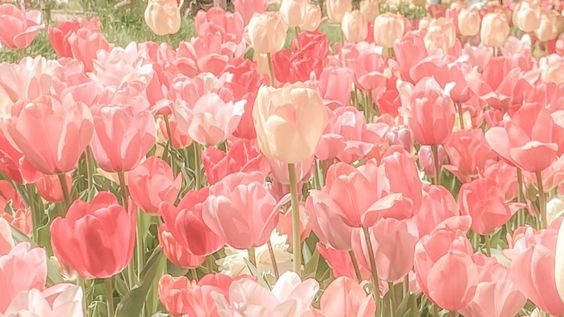
#> input picture asset/bg.jpg, 564 x 317 px, found by its file name
$ python bwImage.py
#> lines starting #> are read from the running program, lines starting #| are printed output that depends on the picture; after the words box and inside, x2 and y2 are one past the last pixel; in counts of white or black regions, pixels touching at a corner belong together
import cv2
import os
from datetime import datetime

# Load the image
image = cv2.imread("asset/bg.jpg")
#> image is the input picture: shape (317, 564, 3); mean B, G, R 148.4, 165, 231.7

# Convert to grayscale
grayscale = cv2.cvtColor(image, cv2.COLOR_BGR2GRAY)
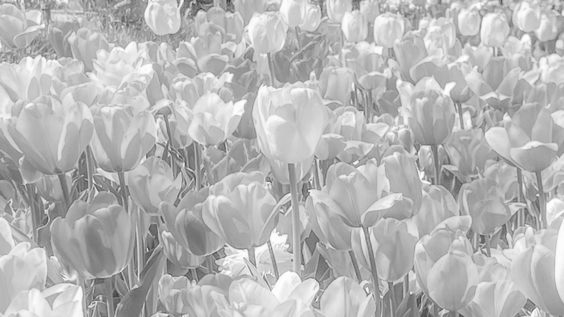
#> grayscale: shape (317, 564); min 54, max 255, mean 183.1

# Perform thresholding to create a binary image
(thresh, bw) = cv2.threshold(grayscale, 127, 255, cv2.THRESH_BINARY)
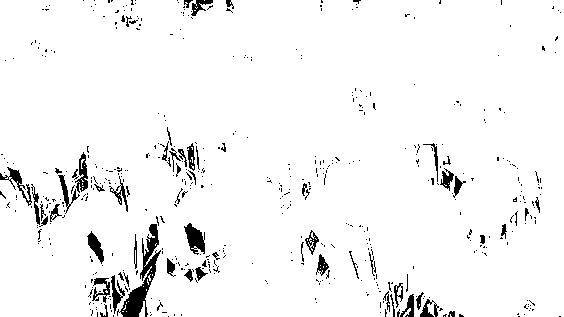
#> bw: shape (317, 564); 95.7% white; 523 black regions (463 under 20 px), largest, box (x1, y1, x2, y2) and area: (117, 224, 161, 317) 1170, (184, 223, 205, 255) 385, (0, 167, 32, 206) 284

# Get current timestamp
current_time = datetime.now().strftime('%Y%m%d%H%M%S')

# Define the folder to save images
folder_name = "storage"

# Create the folder if it doesn't exist
os.makedirs(folder_name, exist_ok=True)

# Save the grayscale image with timestamp in filename
gray_filename = os.path.join(folder_name, f"bg_gray_{current_time}.jpg")
cv2.imwrite(gray_filename, grayscale)

# Save the binary image with timestamp in filename
bw_filename = os.path.join(folder_name, f"bg_binary_{current_time}.jpg")
cv2.imwrite(bw_filename, bw)

# Display the original image
cv2.imshow("Original Image", image)

# Display the grayscale image
cv2.imshow("Grayscale", grayscale)

# Display the binary image
cv2.imshow("BW Image", bw)

# Wait for a key press and close all windows
cv2.waitKey(0)
cv2.destroyAllWindows()

$ run again, with asset/2.png saved as asset/bg.jpg
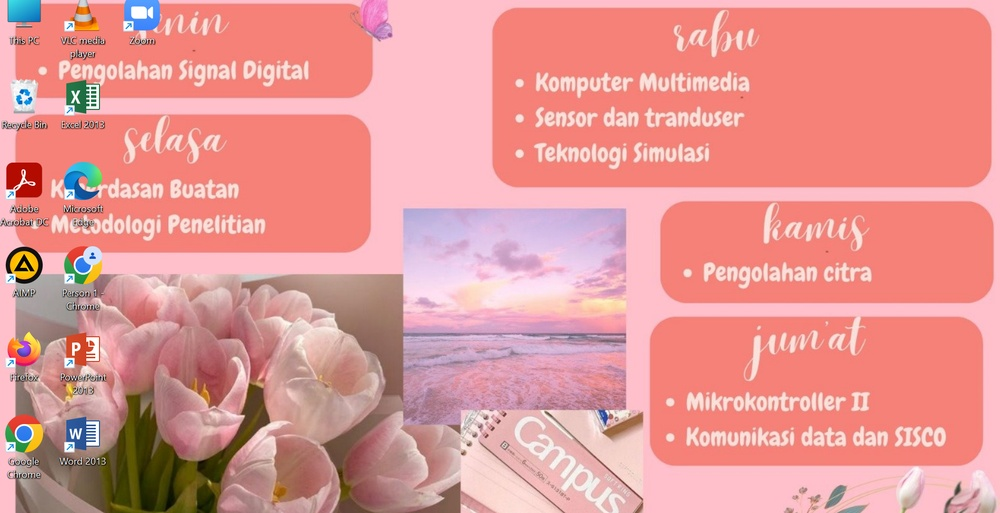
#> input picture asset/2.png, 1000 x 513 px, shrunk from 1900 x 975 before the run, found by its file name
#> image is the input picture: shape (513, 1000, 3); mean B, G, R 149, 151.1, 226.8
#> `grayscale = cv2.cvtColor(image, cv2.COLOR_BGR2GRAY)`:
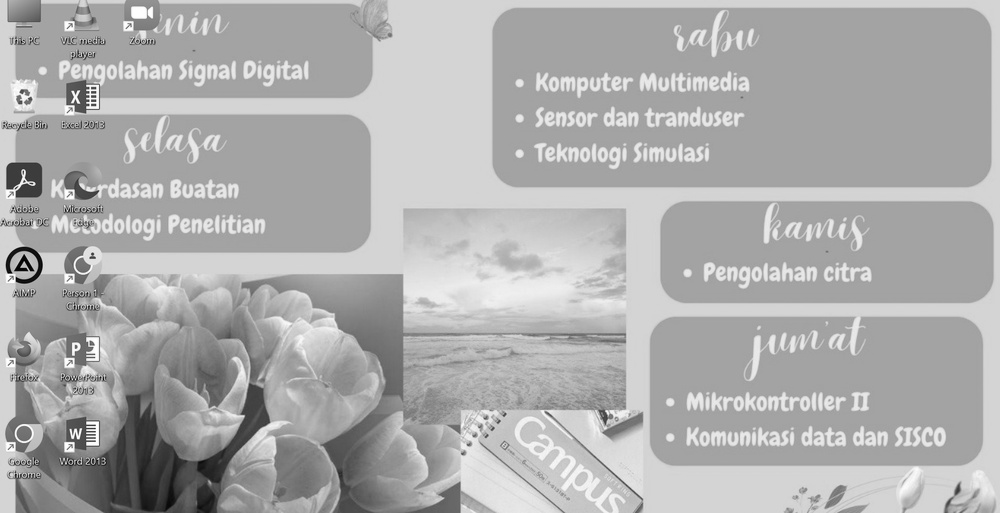
#> grayscale: shape (513, 1000); min 1, max 255, mean 173.5
#> `(thresh, bw) = cv2.threshold(grayscale, 127, 255, cv2.THRESH_BINARY)`:
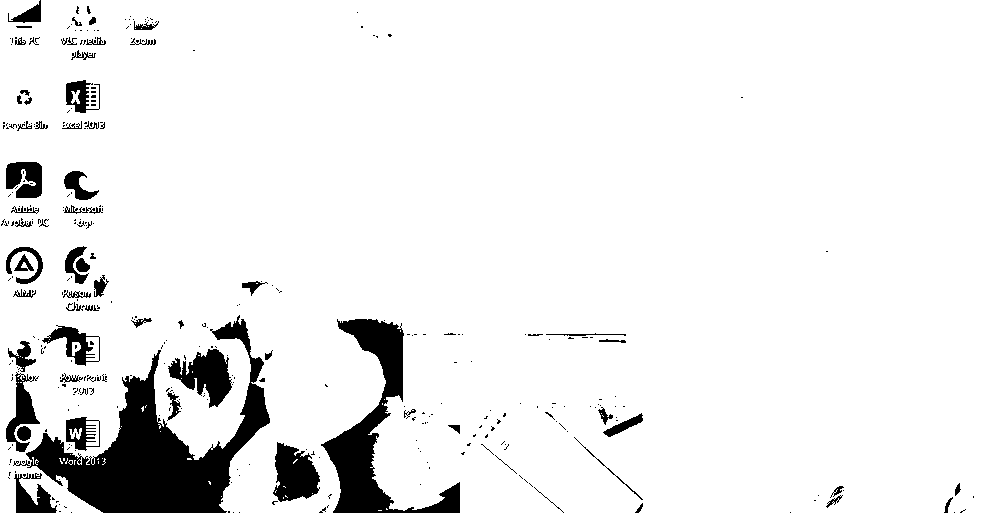
#> bw: shape (513, 1000); 92.4% white; 369 black regions (300 under 20 px), largest, box (x1, y1, x2, y2) and area: (13, 315, 270, 513) 15882, (321, 319, 460, 513) 7398, (168, 349, 232, 408) 1968
